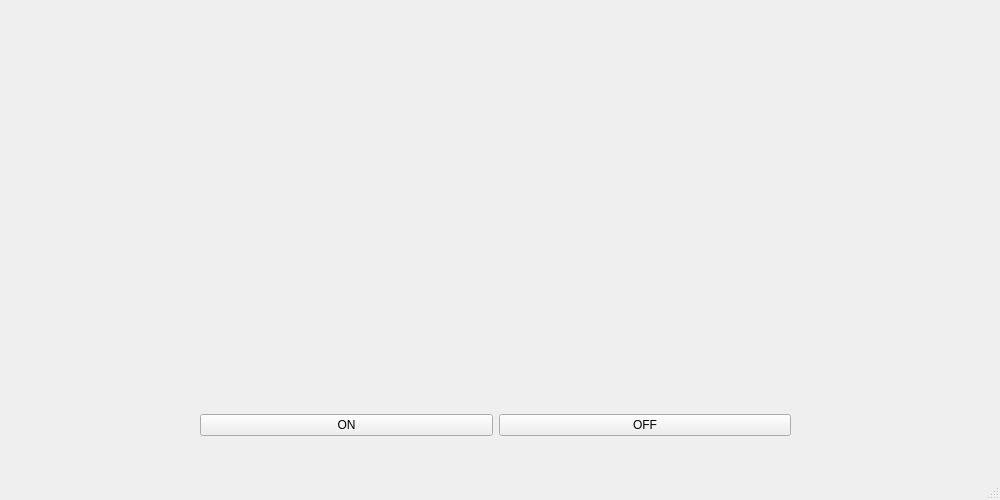
<?xml version="1.0" encoding="UTF-8"?>
<ui version="4.0">
 <class>MainWindow</class>
 <widget class="QMainWindow" name="MainWindow">
  <property name="geometry">
   <rect>
    <x>0</x>
    <y>0</y>
    <width>1000</width>
    <height>500</height>
   </rect>
  </property>
  <property name="windowTitle">
   <string>MainWindow</string>
  </property>
  <widget class="QWidget" name="centralwidget">
   <widget class="QWidget" name="layoutWidget">
    <property name="geometry">
     <rect>
      <x>200</x>
      <y>390</y>
      <width>591</width>
      <height>71</height>
     </rect>
    </property>
    <layout class="QHBoxLayout" name="horizontalLayout">
     <item>
      <widget class="QPushButton" name="pushButtonON">
       <property name="text">
        <string>ON</string>
       </property>
      </widget>
     </item>
     <item>
      <widget class="QPushButton" name="pushButtonOFF">
       <property name="text">
        <string>OFF</string>
       </property>
      </widget>
     </item>
    </layout>
   </widget>
  </widget>
  <widget class="QMenuBar" name="menubar">
   <property name="geometry">
    <rect>
     <x>0</x>
     <y>0</y>
     <width>1000</width>
     <height>26</height>
    </rect>
   </property>
  </widget>
  <widget class="QStatusBar" name="statusbar"/>
 </widget>
 <resources/>
 <connections/>
</ui>
